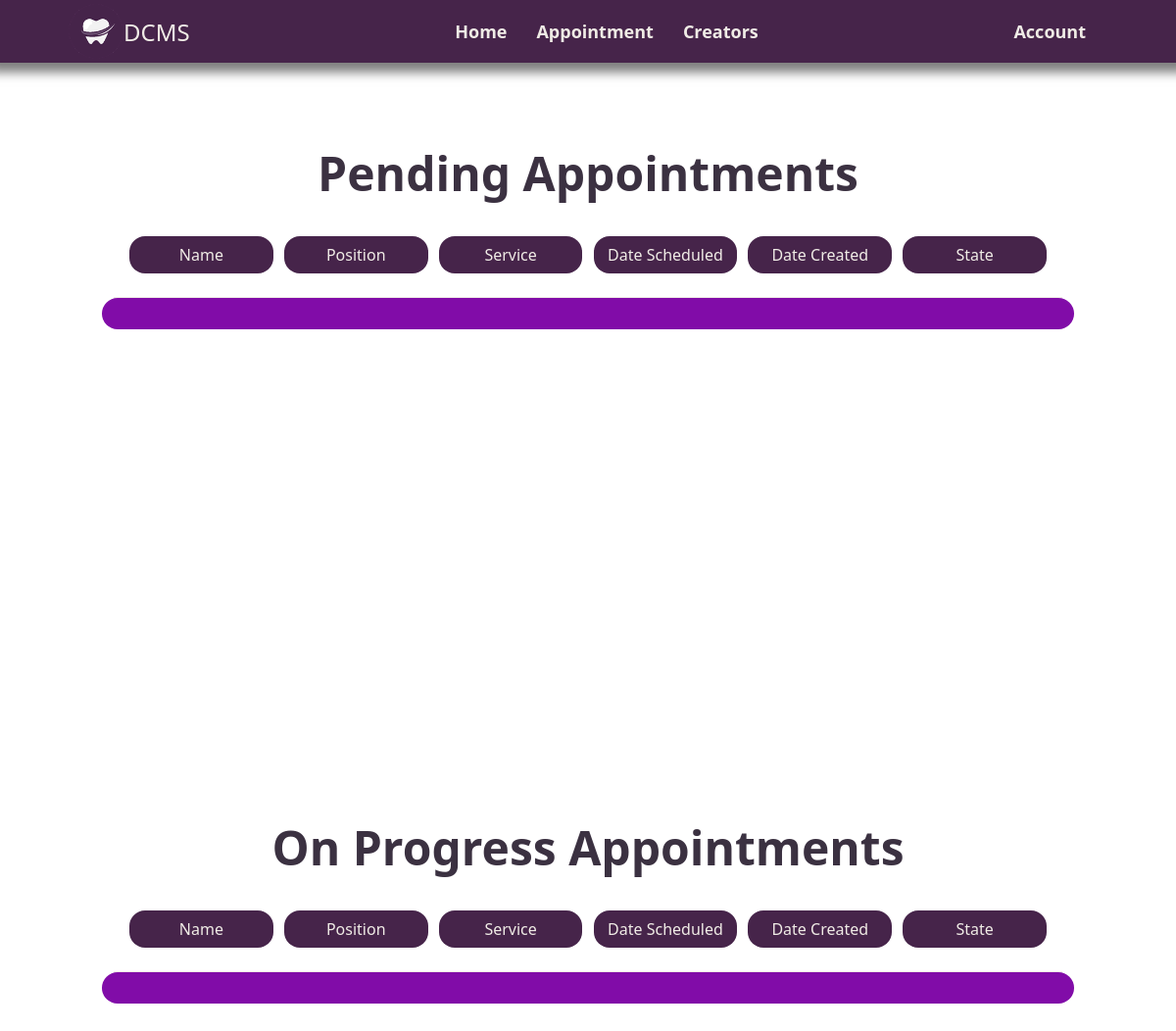
Page /appointments.php on the earlier database version.
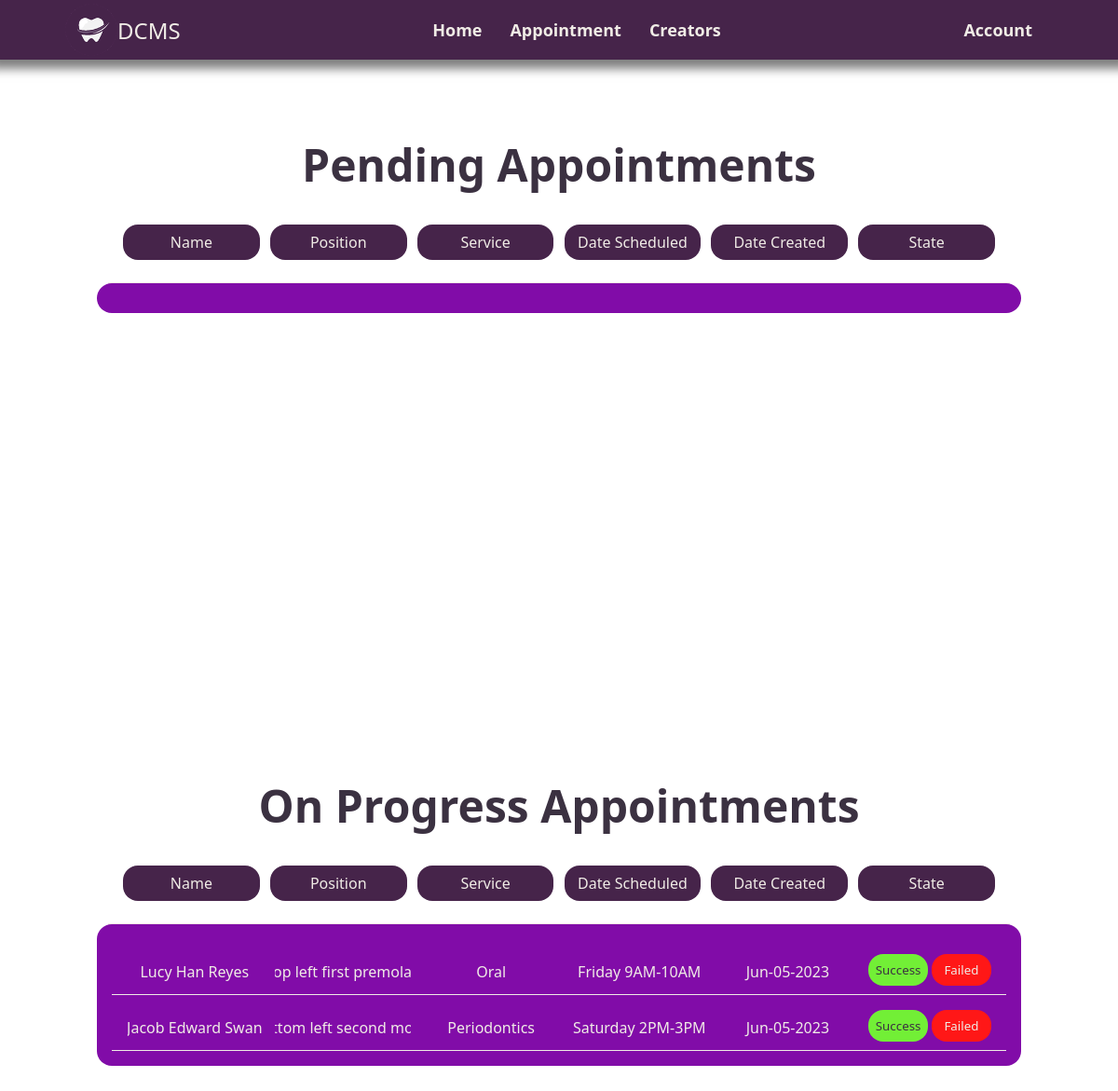
Same page on the later database version.
### tables this page shows
CREATE TABLE `appointments` (
  `id` varchar(255) NOT NULL,
  `username` varchar(255) NOT NULL,
  `name` varchar(255) NOT NULL,
  `position` varchar(255) NOT NULL,
  `service` varchar(255) NOT NULL,
  `dateTime` varchar(255) NOT NULL,
  `date` varchar(255) NOT NULL,
  `state` varchar(255) NOT NULL
);

### appointments.php (the view, shortened to what this page needs)
<!DOCTYPE html>
<html lang="en">
<head>
    <link rel="stylesheet" href="css/nav.css">
    <link rel="stylesheet" href="css/appointments.css">
</head>
<body onload="onStart(); setColors()">
<?php
    include 'nav.php';
    include 'db_conn.php';
?>
    <section>
        <h1 id="pendingApp">Pending Appointments</h1>
        <div class="tableHeader">
            <label>Name</label>
            <label>Position</label>
            <label>Service</label>
            <label>Date Scheduled</label>
            <label>Date Created</label>
            <label>State</label>
        </div>
        <div class="table">
    </section>
    <section>
        <h1 id="onProgressApp">On Progress Appointments</h1>
        <div class="tableHeader">
            <label>Name</label>
            <label>Position</label>
            <label>Service</label>
            <label>Date Scheduled</label>
            <label>Date Created</label>
            <label>State</label>
        </div>
        <div class="table">
            <?php
                $sql = "SELECT * FROM `appointments` WHERE `state` = 'Accepted'";
                $result = mysqli_query($conn, $sql);
                if ($result) {
                    while ($row = mysqli_fetch_assoc($result)) {
                        $id = $row['id'];
                        $name = $row['name'];
                        $position = $row['position'];
                        $service = $row['service'];
                        $dateCreated = $row['dateTime'];
                        $dateEnd = $row['date'];
                        echo '
                        <div class="tableContent">
                            <label style="display:none">'.$id.'</label>
                            <label>'.$name.'</label>
                            <label>'.$position.'</label>
                            <label>'.$service.'</label>
                            <label>'.$dateCreated.'</label>
                            <label>'.$dateEnd.'</label>
                            <div>
                                <button class="buttons" id="successBtn"><a id="successLabel" href="success.php?successId='.$id.'">Success</a></button>
                                <button class="buttons" id="failedBtn"><a id="failedLabel" href="failed.php?failedId='.$id.'"">Failed</a></button>
                            </div>
                        </div>
                        ';
                    }
                }
            ?>
    </section>
</body>
</html>

Differences in the rows shown:
added appointments: name "Lucy Han Reyes", position "(top left first prem…", service "Oral", dateTime "Friday 9AM-10AM", date "Jun-05-2023"
added appointments: name "Jacob Edward Sw…", position "(bottom left second…", service "Periodontics", dateTime "Saturday 2PM-3PM", date "Jun-05-2023"
